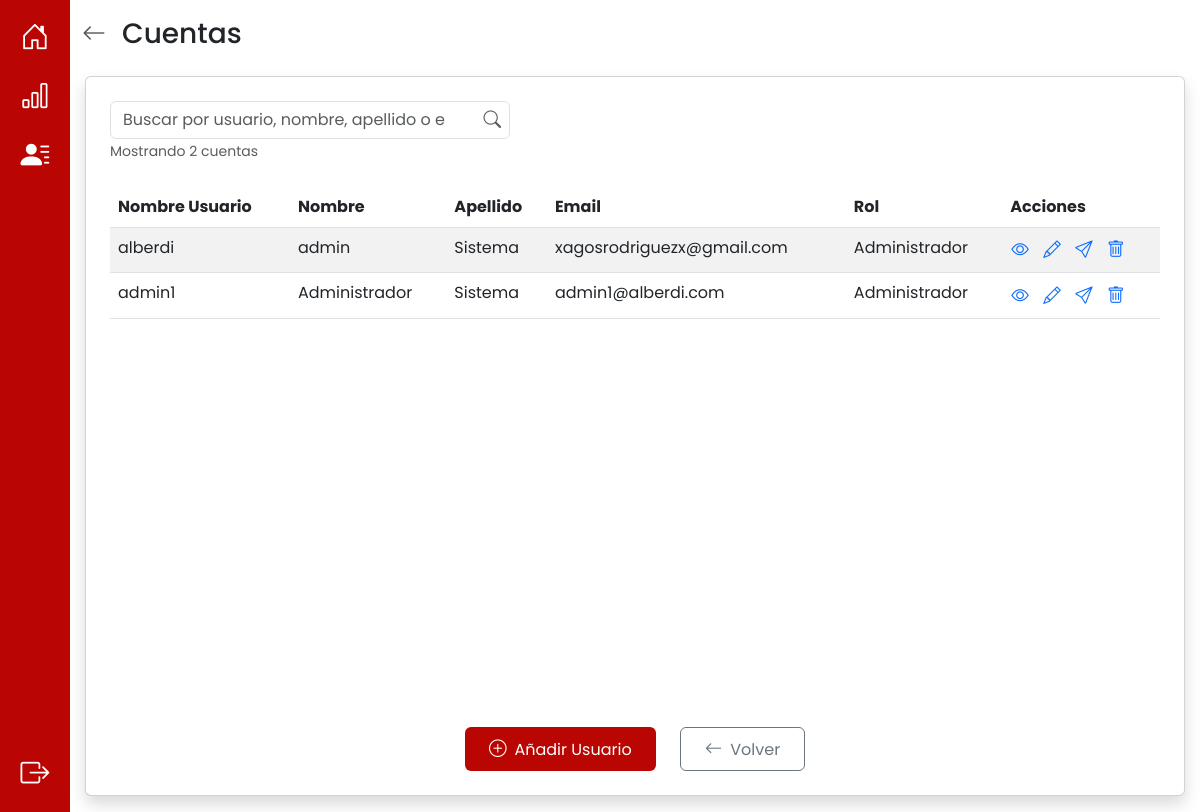
Page /cuentas/ (signed in) on the earlier database version.
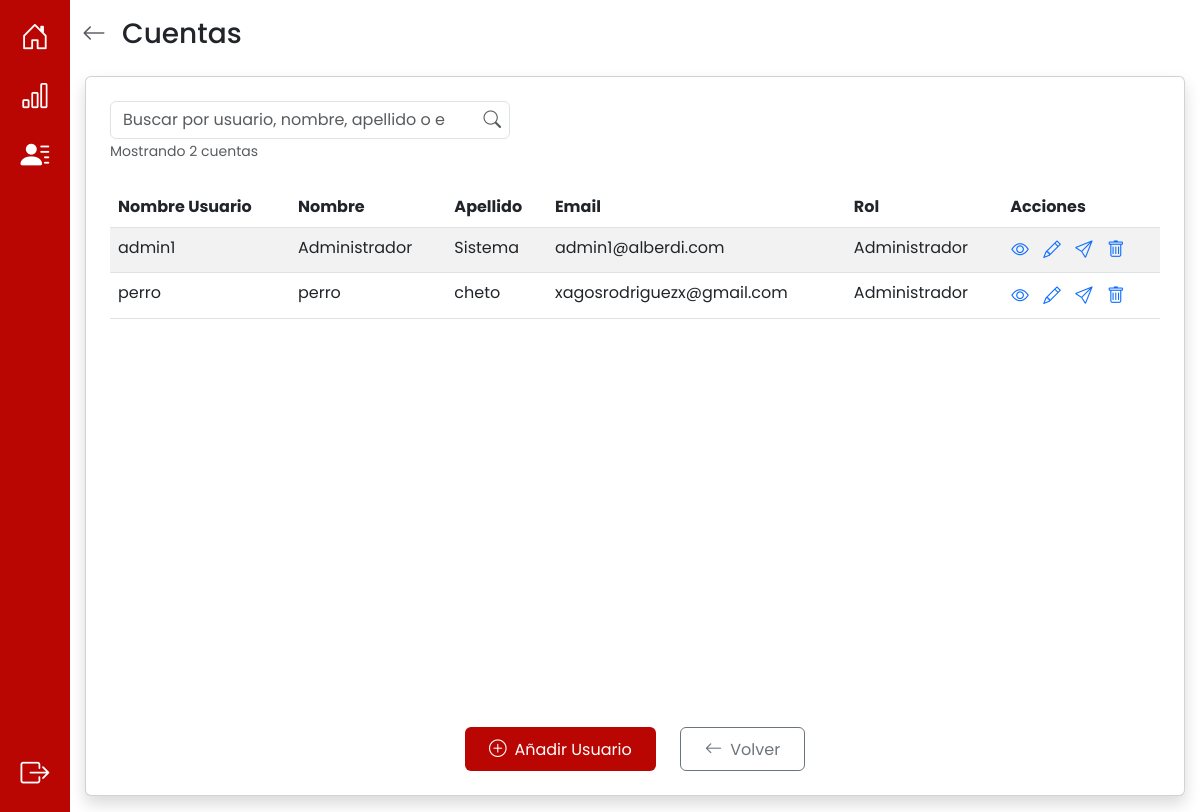
Same page on the later database version.
### app/models.py (models this page shows, shortened)
class Cuenta(db.Model):
    __tablename__ = 'cuenta'
    nombre_usuario = db.Column(db.String(10), primary_key=True)
    email = db.Column(db.String(50), unique=True, nullable=False)
    nombre = db.Column(db.String(20), nullable=False)
    apellido = db.Column(db.String(20), nullable=False)
    password_hash = db.Column(db.String(255), nullable=False)
    email_verificado = db.Column(db.Boolean, default=False)
    fecha_creacion = db.Column(db.DateTime, default=datetime.utcnow, nullable=False)
    ultimo_acceso = db.Column(db.DateTime, nullable=True)
    eventos = db.relationship('Evento', back_populates='usuario', cascade="all, delete-orphan")
    pagos = db.relationship('Pago', back_populates='usuario', cascade="all, delete-orphan")
    administrador = db.relationship('Administrador', back_populates='cuenta', uselist=False)
    def es_administrador(self):
        return Administrador.query.filter_by(nombre_usuario=self.nombre_usuario).first() is not None

### app/routes/cuentas_routes.py (the view)
@cuentas_bp.route("/")
@login_required
@admin_required
def cuentas():
    cuentas = Cuenta.query.all()
    admins = {admin.nombre_usuario for admin in Administrador.query.all()}
    cuentas_con_rol = []
    for cuenta in cuentas:
        rol = "Administrador" if cuenta.nombre_usuario in admins else "Usuario"
        cuentas_con_rol.append({
            "nombre_usuario": cuenta.nombre_usuario,
            "nombre": cuenta.nombre,
            "apellido": cuenta.apellido,
            "email": cuenta.email,
            "rol": rol
        })
    return render_template('cuentas.html', list_cuentas=cuentas_con_rol)

### app/templates/cuentas.html (shortened to what the changed rows need)
{% extends 'base.html' %} {% block title %}Cuentas{% endblock %} {% block styles
%}
<link
  rel="stylesheet"
  href="{{ url_for('static', filename='css/cuentas.css') }}"
/>
{% endblock %} {% block content %}
<div class="container py-3">
  <div class="d-flex justify-content-center align-items-center">
    <div
      class="card d-flex flex-column shadow p-4 w-100"
      style="width: 80vw; max-width: 1100px; height: 90vh"
    >
      <div class="row flex-grow-1 overflow-auto">
        <div class="col-12">
          <table class="table table-striped table-hover w-100">
            <thead>
              <tr>
                <th>Nombre Usuario</th>
                <th>Nombre</th>
                <th>Apellido</th>
                <th>Email</th>
                <th>Rol</th>
                <th>Acciones</th>
              </tr>
            </thead>
            <tbody id="tbodyCuentas">
              {% if list_cuentas %} {% for cuenta in list_cuentas %}
              <tr>
                <td>{{ cuenta.nombre_usuario }}</td>
                <td>{{ cuenta.nombre }}</td>
                <td>{{ cuenta.apellido }}</td>
                <td>{{ cuenta.email }}</td>
                <td>{{ cuenta.rol }}</td>
                <td class="acciones">
                  <button
                    type="button"
                    class="btn btn-link p-0 text-decoration-none ver-detalles-btn"
                    data-usuario="{{ cuenta.nombre_usuario }}"
                    title="Ver detalles"
                  >
                    <i class="bi bi-eye"></i>
                  </button>
                  <button
                    type="button"
                    class="btn btn-link p-0 text-decoration-none ms-2 editar-cuenta-btn"
                    data-usuario="{{ cuenta.nombre_usuario }}"
                    title="Editar"
                  >
                    <i class="bi bi-pencil"></i>
                  </button>
                  {% if not cuenta.email_verificado %}
                  <button
                    type="button"
                    class="btn btn-link p-0 text-decoration-none ms-2 reenviar-verificacion-btn"
                    data-usuario="{{ cuenta.nombre_usuario }}"
                    data-email="{{ cuenta.email }}"
                    title="Reenviar verificación"
                  >
                    <i class="bi bi-send"></i>
                  </button>
                  {% endif %}
                  <form
                    action="{{ url_for('cuentas.eliminar_cuenta', nombre_usuario=cuenta.nombre_usuario) }}"
                    method="POST"
                    style="display: inline"
                    class="ms-2"
                    onsubmit="return confirm('¿Estás seguro de eliminar la cuenta de {{ cuenta.nombre_usuario }}?');"
                  >
                    <button
                      type="submit"
                      class="btn btn-link p-0 text-decoration-none"
                      title="Eliminar"
                    >
                      <i class="bi bi-trash"></i>
                    </button>
                  </form>
                </td>
              </tr>
              {% endfor %} {% else %}
              <tr>
                <td colspan="7" class="text-center">
                  No hay usuarios cargados
                </td>
              </tr>
              {% endif %}
            </tbody>
          </table>
        </div>
      </div>
    </div>
  </div>
</div>
{% endblock %}

Differences in the rows shown:
removed Cuenta: nombre_usuario "alberdi", nombre "admin", apellido "Sistema", email "xagosrodriguezx@gmail.com", rol "Administrador"
added Cuenta: nombre_usuario "perro", nombre "perro", apellido "cheto", email "xagosrodriguezx@gmail.com", rol "Administrador"
